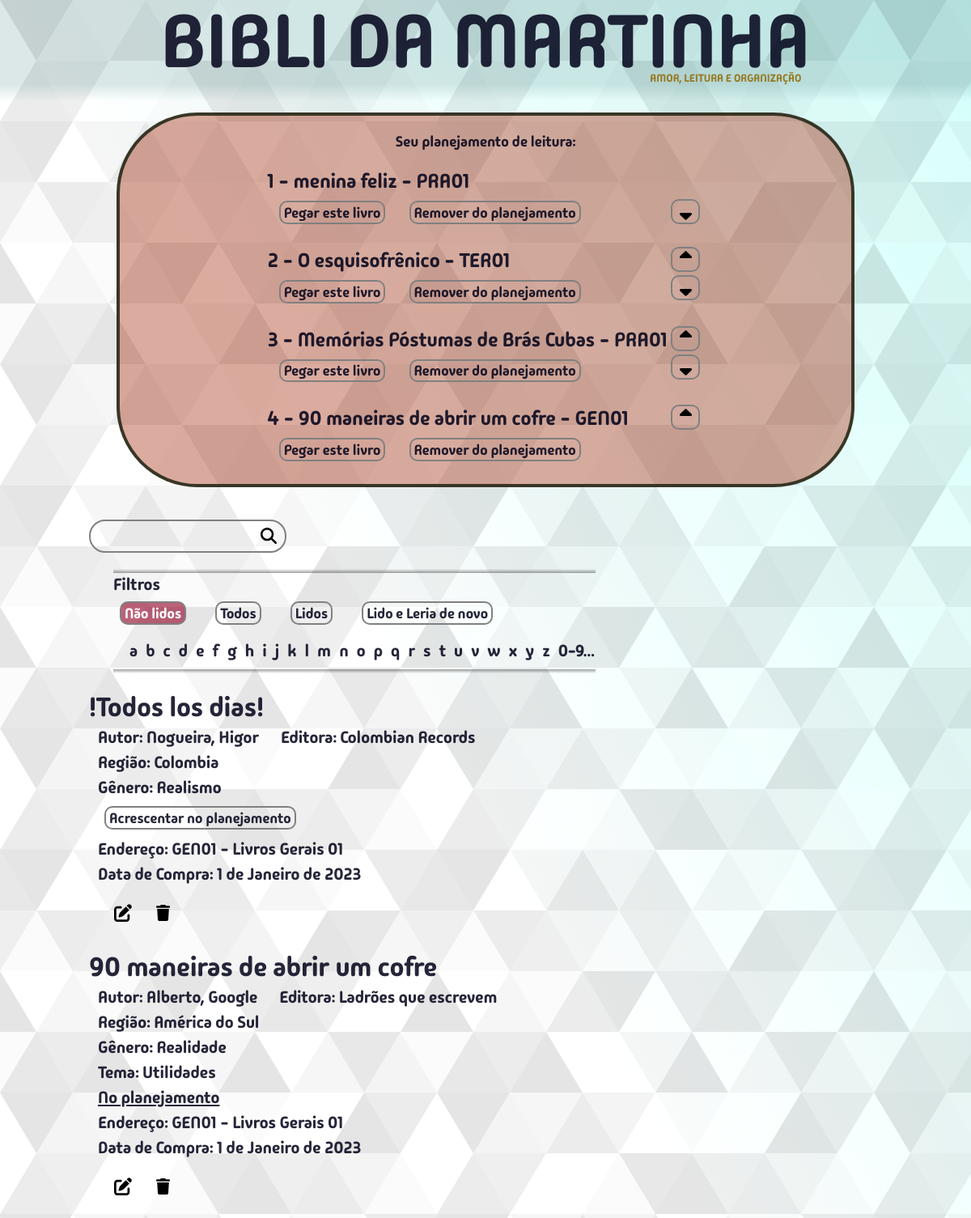
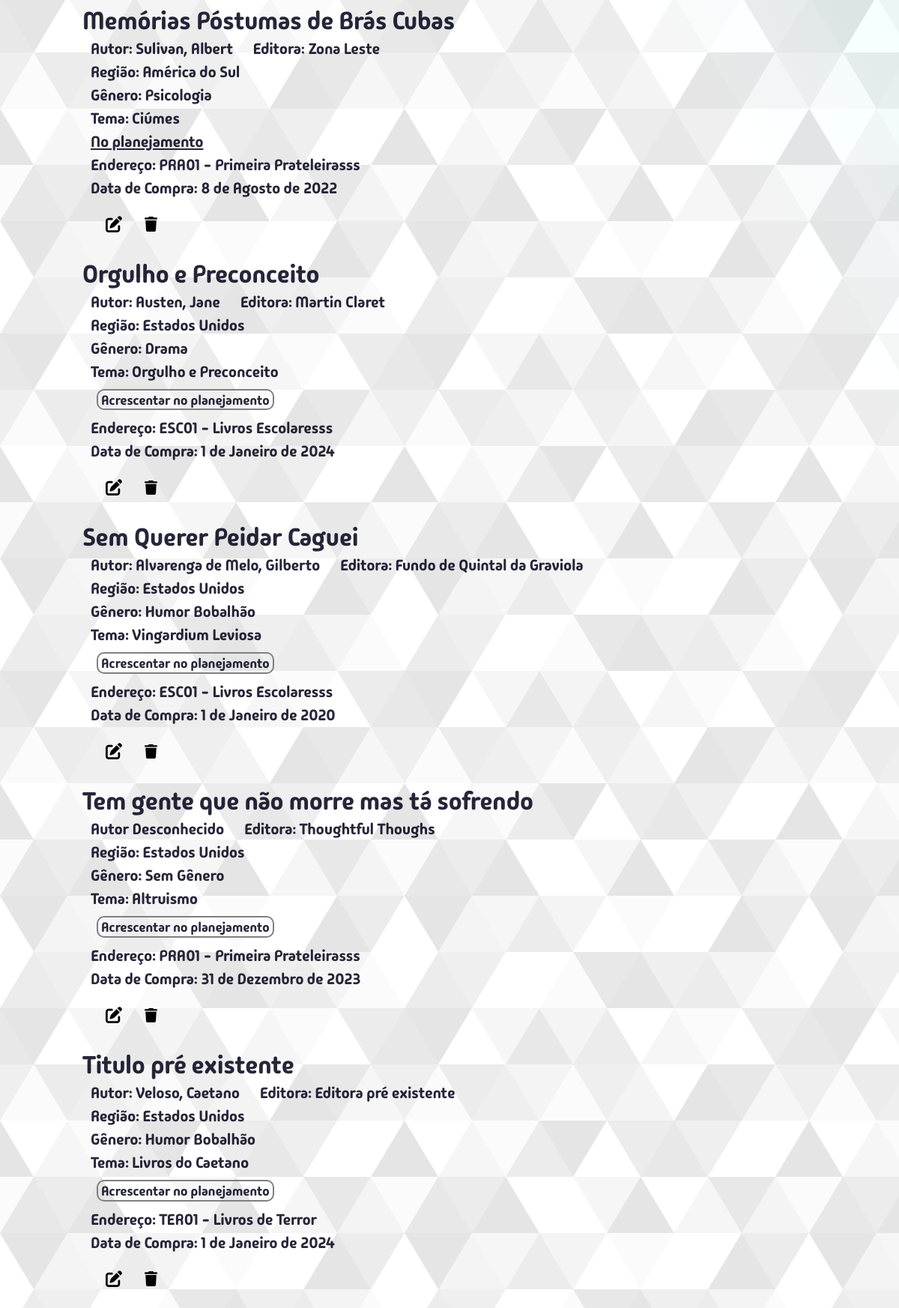
The page /editarplanejamento/naolidos/ (upper part) on the database its author committed (2 pictures, top to bottom).
### bibm/models.py (models this page shows, shortened)
class Livro(models.Model):
    titulo = models.CharField(max_length=300, unique=True)
    editora = models.CharField(max_length=300, blank=True, null=True)
    autor = models.ForeignKey(Autor, on_delete=models.SET_DEFAULT, default=1)
    genero = models.ForeignKey(Genero, on_delete=models.SET_DEFAULT, default=1)
    tema = models.CharField(max_length=600, blank=True, null=True)
    lendo = models.BooleanField(default=False)
    lido = models.BooleanField(default=False)
    data_leitura = models.DateField(blank=True, null=True)
    leria_de_novo = models.BooleanField(default=False)
    notas = [(1,"1"),(2,"2"),(3,"3"),(4,"4"),(5,"5"),(6,"6"),(7,"7"),(8,"8"),(9,"9"),(10,"10")]
    classificacao = models.IntegerField(choices=notas, blank=True, null=True)
    endereco = models.ForeignKey(Endereco, on_delete=models.SET_NULL, blank=True, null=True)
    data_compra = models.DateField(null=True)
    regiao = models.ForeignKey(Regiao, on_delete=models.SET_DEFAULT, default=2)
    comentario = models.TextField(blank=True, null=True)
    planejamento = models.PositiveIntegerField(unique=True, blank=True, null=True)

class Endereco(models.Model):
    codigo = models.CharField(max_length=5, validators=[validacao_endereco])
    descricao = models.CharField(max_length=300, blank=True, null=True)
    comentario = models.TextField(blank=True, null=True)
    class Meta:
        verbose_name = "Endereço"
    def __str__(self):
        if self.descricao is not None:
            return str(self.codigo) + " - " + str(self.descricao)
        else:
            return str(self.codigo)

class Autor(models.Model):
    prim_nome = models.CharField(max_length=65)
    ult_nome = models.CharField(max_length=65)
    nacionalidade = models.CharField(max_length=65, blank=True, null=True, default="")
    regiao = models.ForeignKey(Regiao, on_delete=models.SET_DEFAULT, default=2)
    comentario = models.TextField(blank=True, null=True)
    class Meta:
        verbose_name_plural = "autores"
        constraints = [
            models.UniqueConstraint(
                fields=["prim_nome","ult_nome"],
                name="autor_unique"
            )
        ]

class Regiao(models.Model):
    regiao = models.CharField(max_length=65, unique=True, verbose_name="região")
    comentario = models.TextField(blank=True, null=True)
    class Meta:
        verbose_name_plural = "regiões"
    def __str__(self):
        return str(self.regiao)

class Genero(models.Model):
    genero = models.CharField(max_length=65, unique=True)
    comentario = models.TextField(blank=True, null=True)
    class Meta:
        verbose_name = "gênero"

### bibm/views/views_all.py (the view, shortened to what this page needs)
# urls.py: path("editarplanejamento/<filtro>/", views.editar_planejamento, name="editar_planejamento"),
def editar_planejamento(request, filtro):
    termo_busca = request.GET.get("q", "").strip()
    filtros = {
        "naolidos": "Não lidos",
        "todos": "Todos",
        "lidos": "Lidos",
        "lidoeleriadenovo": "Lido e Leria de novo"
    }
    ordem_alfabetica_lista = ["a","b","c","d","e","f","g","h","i","j","k","l","m","n","o","p",
                              "q","r","s","t","u","v","w","x","y","z","0-9..."]
    classe_btn = "btn-vermelho"
    livros_plan = livros_planejamento()
    ultimo_plan = Livro.objects.aggregate(planejamento=Max("planejamento"))["planejamento"]
    if termo_busca == "":
        if filtro[:5] == "todos":
            meus_livros = Livro.objects.all().order_by("titulo")
            filtro_letra = filtro[5:]
            filtro = "todos"
        if filtro[:8] == "naolidos":
            meus_livros = Livro.objects.filter(lido=False).order_by("titulo")
            filtro_letra = filtro[8:]
            filtro = "naolidos"
        elif filtro[:5] == "lidos":
            meus_livros = Livro.objects.filter(lido=True).order_by("titulo")
            filtro_letra = filtro[5:]
            filtro = "lidos"
        elif filtro[:16] == "lidoeleriadenovo":
            meus_livros = Livro.objects.filter(lido=True, leria_de_novo=True).order_by("titulo")
            filtro_letra = filtro[16:]
            filtro = "lidoeleriadenovo"
    context = {
        "livros_plan": livros_plan,
        "ultimo_plan": ultimo_plan,
        "meus_livros": meus_livros,
        "termo_pesquisado": termo_busca,
        "filtro": filtro,
        "filtros": filtros,
        "caller":"editar_planejamento",
        "classe_btn": classe_btn,
        "ordem_alfabetica_lista": ordem_alfabetica_lista,
        "filtro_letra": filtro_letra,
    }
    return render(request, "bibm/pages/editarPlanejamento.html", context)

### bibm/views/views_all.py (called while the page is built, shortened)
def livros_planejamento():
    livros_plan = Livro.objects.exclude(planejamento=None).order_by("planejamento")
    ultimo_plan = len(livros_plan)
    ultimo_plan_agregate = Livro.objects.aggregate(planejamento=Max("planejamento"))["planejamento"]
    p = 1
    return livros_plan

### bibm/templates/bibm/pages/editarPlanejamento.html (shortened to what this page needs)
{% extends 'bibm/estru.html' %}
{% load static %}
{% block content %}
  <div class="livro-atual vermelho-lendo caixa-vermelha-planejamento">
    <div class="planejamento-box">
      <span class="titulo-livro-atual">Seu planejamento de leitura:</span>
      {% for livro in livros_plan %}
        {% include "bibm/partials/livroPlanejamento.html" %}
      {% endfor %}
    </div>
  </div>
  <div class="meus-livros-box">
    <div class="container-search-box">
      <form action="{% url 'bibm:editar_planejamento' 'todos' %}" class="search-form caixa-de-pesquisa">
        <input type="search" class="search-input" name="q" value="{{ search_term }}" />
        <button type="submit" class="search-button lupa"><img src="{% static 'bibm/img/magnifying-glass-solid.svg' %}" alt="Lupa" /></button>
      </form>
    </div>
    {% include "bibm/partials/botoesFiltro.html" %}
    {% for livro in meus_livros %}
      {% include "bibm/partials/livroDetalheForm.html" %}
    {% empty %}
      Você não possui nenhum livro não lido.
    {% endfor %}
  </div>
{% endblock %}

### bibm/templates/bibm/partials/livroPlanejamento.html (shortened to what this page needs)
{% load static %}
<div class="plan-box">
	<div class="plan-box-esquerda">
	  <span class="livro-lendo-plan">
		{{ livro.planejamento }} - {{ livro.titulo }}
		{% if livro.endereco.codigo %}
		- {{ livro.endereco.codigo }}
		{% endif %}
	  </span>
	  <div class="opcoes-planejamento">
			<div class="opc-plan-box">
				<form method="post" action="{% url 'bibm:pegar_este_livro'%}">
					<button type="submit" class="btn-medio btn-vermelho">Pegar este livro</button>
				</form>
			</div>
			<div class="opc-plan-box">
				<form method="post" action="{% url 'bibm:remover_do_planejamento'%}">
					<button type="submit" class="btn-medio btn-vermelho">Remover do planejamento</button>
				</form>
			</div>
	  </div>
	</div>
	<div class="setas-plan-box">
	  {% if livro.planejamento != 1 %}
		<div class="opc-plan-subir-descer">
			<form method="post" action="{% url 'bibm:subir_plan' %}">
				<button type="submit" class="btn-nulo btn-subir">
					<img src="{% static 'bibm/img/sort-up-solid.svg' %}" alt="Seta para cima" />
				</button>
			</form>
		</div>
	  {% else %}
		<div class="opc-plan-subir-vazia"></div>
	  {% endif %}
	  {% if livro.planejamento != ultimo_plan %}
		<span class="opc-plan-subir-descer">
			<form method="post" action="{% url 'bibm:descer_plan' %}">
				<button type="submit" class="btn-nulo btn-descer">
					<img src="{% static 'bibm/img/sort-down-solid.svg' %}" alt="Seta para baixo" />
				</button>
			</form>
		</span>
	  {% endif %}
	</div>
</div>

### bibm/templates/bibm/partials/livroDetalheForm.html (shortened to what this page needs)
{% load static %}
<div class="livro-box">
  <span class="meus-livros-titulo">{{ livro.titulo }}</span>
  <div class="meus-livros-abaixo-titulo-box">
    <div class="autor-editora linha-livro-info">
      {% if livro.autor.prim_nome == 'Autor Desconhecido' %}
        <span class="meus-livros-autor">Autor Desconhecido</span>
      {% else %}
        <span class="meus-livros-autor">Autor: {{ livro.autor.ult_nome }}, {{ livro.autor.prim_nome }}</span>
      {% endif %}
      <span class="meus-livros-editora">Editora: {{ livro.editora }}</span>
    </div>
    <span class="linha-livro-info">Região: {{livro.regiao}}</span>
    <span class="meus-livros-genero linha-livro-info">Gênero: {{ livro.genero.genero }}</span>
    {% if livro.tema %}
      <span class="meus-livros-tema linha-livro-info">Tema: {{ livro.tema }}</span>
    {% endif %}
    {% if livro.planejamento is None and not livro.lendo %}
    <div>
      {% if caller == "meus_livros" %}
        <form action="{% url 'bibm:acrescentar_no_planejamento_meus_livros' %}" method="post">
      {% else %}
        <form action="{% url 'bibm:acrescentar_no_planejamento'%}" method="post">
      {% endif %}
        <button type="submit" class="btn-medio {{classe_btn}}">Acrescentar no planejamento</button>
      </form>
    </div>
    {% elif livro.planejamento is not None and not livro.lendo %}
    <span class="ja-no-planejamento linha-livro-info">
      <u>No planejamento</u>
    </span>
    {% else %}
    <span class="ja-no-planejamento linha-livro-info">
      --- Lendo ---
    </span>
    {% endif %}
    {% if livro.endereco %}
      <span class="linha-livro-info">Endereço: {{livro.endereco}}</span>
    {% endif %}
    <span  class="linha-livro-info">Data de Compra: {{livro.data_compra}}</span>
    <div class="flex-flow-row espaco-top-2rem">
      <form method="GET" action="{% url 'bibm:editar_um_livro' livro.id %}">
        <button type="submit">
          <img
            src="{% static 'bibm/img/pen-to-square-solid.svg' %}"
            alt="Editar este livro"
            title="Editar este livro"
            class="btn-editar"
          >
        </button>
      </form>
      <form method="POST" action="{% url 'bibm:deletar_um_livro' %}"
        onclick="return confirm('Você confirma a exclusão deste livro?')">
        <button type="submit">
          <img
          src="{% static 'bibm/img/trash-solid.svg' %}"
          alt="Deletar este livro"
          title="Deletar este livro"
          class="btn-excluir"
          >
        </button>
      </form>
    </div>
  </div>
</div>

### bibm/static/bibm/css/estilos.css (style rules this page uses)
:root { --vermelho: 21; --verde: 95; --azul: 95; --cor-do-titulo: rgba(var(--vermelho), var(--verde), var(--azul), 0.15); --cod-do-titulo-bottom: rgba(var(--vermelho), var(--verde), var(--azul), 0); --azul-livro-atual: #4a9e9771; --verde-livro-atual: #07691c71; --vermelho-livro-atual: #b1432771; --cor-da-borda: gray; --recuo-padrao: calc(80vw + 2rem); --color-primary: #269fe6; --color-white: #fff; --color-escrita-padrao: rgba(0, 0, 24, 0.85); }
* { margin: 0; padding: 0; }
html { font-size: 62.5%; }
body { font-size: calc(1.2rem + 0.7vw); overflow: hidden auto; }
button { position: inherit; border: none; font-family: inherit; background: none; color: inherit; }
.livro-atual { padding: 1rem 0; position: relative; margin: 0 7vw; border: solid 4px rgba(38, 42, 25, 0.9); border-radius: 10rem; font-size: calc(1.2rem + 0.5vw); }
.vermelho-lendo { background: var(--vermelho-livro-atual); }
.titulo-livro-atual { display: flex; flex-flow: row wrap; place-content: center; padding: 1rem 0; }
.btn-editar { position: relative; margin-left: 2rem; width: 2.2rem; top: .2rem; cursor: pointer; }
.btn-excluir { position: relative; width: 1.7rem; margin-left: 2rem; top: .2rem; cursor: pointer; }
.meus-livros-box { width: var(--recuo-padrao); margin: 0 auto; position: relative; display: flex; flex-flow: column; }
.meus-livros-abaixo-titulo-box { margin-left: calc(.5rem + .5vw); display: flex; flex-direction: column; }
.livro-lendo-plan { display: flex; width: fit-content; justify-content: left; font-size: calc(1rem + 1.2vw); text-align: left; }
.planejamento-box { display: flex; flex-flow: column; width: fit-content; max-width: 95%; margin: 0 auto; justify-content: left; }
.plan-box { position: relative; margin: 0 auto; width: 100%; display: flex; flex-flow: row; justify-content: space-between; padding: 1rem 0; }
.plan-box-esquerda { display: flex; flex-flow: column; width: fit-content; justify-content: left; align-content: left; }
.opcoes-planejamento { display: flex; flex-flow: wrap; justify-content: left; }
.opc-plan-box { position: relative; display: flex; flex-flow: column nowrap; place-items: center; margin: 0 calc(.3rem + .3vw); }
.opc-plan-subir-vazia { width: 100%; height: 2.5rem; transition: all 300ms ease-in-out; padding: 0 .5rem; padding-bottom: .8rem; margin: .1rem .1rem; }
.caixa-vermelha-planejamento { margin-bottom: 4rem; }

### bibm/static/bibm/css/searchBox.css (style rules this page uses)
.container-search-box { margin: 0 auto; margin-bottom: 2rem; width: var(--recuo-padrao); }
.search-form { border: 2px solid var(--cor-da-borda); min-width: 19.5rem; width: 20vw; border-radius: 20px; position: relative; transition: all 300ms ease-in-out; }
.search-input, .search-button { border: none; background: none; outline: none; padding: 1rem; transition: all 300ms ease-in-out; font-family: inherit; }
.search-button img { width: 2rem; }
.search-button { position: absolute; top: -.2rem; right: 0; }
.search-input { width: 100%; padding-right: 3rem; }

### bibm/static/bibm/css/livroDetalheForm.css (style rules this page uses)
.livro-box { position: relative; display: flex; flex-direction: column; margin-bottom: 3rem; }
.meus-livros-titulo { font-size: calc(1.5rem + 1.5vw); }
.meus-livros-abaixo-titulo-box { margin-left: calc(.5rem + .5vw); display: flex; flex-direction: column; }
.autor-editora { display: inline-flex; }
.linha-livro-info { padding: 0.2rem 0; }
.meus-livros-autor { margin-right: calc(1.5rem + 1vw); }

### bibm/static/bibm/css/botoes.css (style rules this page uses)
.btn-medio { position: relative; place-self: center; border: .2rem solid var(--cor-da-borda); width: fit-content; height: fit-content; border-radius: 1rem; font-family: inherit; font-size: calc(.8rem + .8vw); transition: all 300ms ease-in-out; padding: .09rem .4rem; margin: 0.8rem; }
.setas-plan-box { position: relative; display: flex; flex-flow: column nowrap; place-items: center; margin: 0 calc(.3rem + .3vw); gap: .4rem; height: fit-content; width: calc(2rem + 1vw); }
.opc-plan-subir-descer { position: relative; display: flex; border: .2rem solid var(--cor-da-borda); border-radius: 1rem; transition: all 300ms ease-in-out; height: 2.7rem; width: 100%; justify-content: center; }
.btn-nulo { position: relative; display: flex; width: calc(1rem + .8vw); height: 100%; justify-content: center; padding: 0 .5rem; }
.btn-subir img { position: absolute; display: flex; width: calc(75%); height: inherit; }
.btn-descer img { position: absolute; display: flex; width: calc(75%); height: inherit; }

### bibm/static/bibm/css/genericos.css (style rules this page uses)
.espaco-top-2rem { margin-top: 2rem; }
.flex-flow-row { display: flex; flex-flow: row; gap: 1rem; }

### rows shown on the page
Livro: planejamento "1", titulo "menina feliz", endereco.codigo "PRA01"
Livro: planejamento "2", titulo "O esquisofrênico", endereco.codigo "TER01"
Livro: planejamento "3", titulo "Memórias Póstumas de Brás Cubas", endereco.codigo "PRA01", autor.ult_nome "Sulivan", autor.prim_nome "Albert", editora "Zona Leste", regiao "América do Sul", genero.genero "Psicologia", tema "Ciúmes", lendo "No planejamento", endereco "PRA01 - Primeira Prateleirasss", data_compra "8 de Agosto de 2022"
Livro: planejamento "4", titulo "90 maneiras de abrir um cofre", endereco.codigo "GEN01", autor.ult_nome "Alberto", autor.prim_nome "Google", editora "Ladrões que escrevem", regiao "América do Sul", genero.genero "Realidade", tema "Utilidades", lendo "No planejamento", endereco "GEN01 - Livros Gerais 01", data_compra "1 de Janeiro de 2023"
Livro: titulo "!Todos los dias!", autor.ult_nome "Nogueira", autor.prim_nome "Higor", editora "Colombian Records", regiao "Colombia", genero.genero "Realismo", endereco "GEN01 - Livros Gerais 01", data_compra "1 de Janeiro de 2023"
Livro: titulo "Orgulho e Preconceito", autor.ult_nome "Austen", autor.prim_nome "Jane", editora "Martin Claret", regiao "Estados Unidos", genero.genero "Drama", tema "Orgulho e Preconceito", endereco "ESC01 - Livros Escolaresss", data_compra "1 de Janeiro de 2024"
Livro: titulo "Sem Querer Peidar Caguei", autor.ult_nome "Alvarenga de Melo", autor.prim_nome "Gilberto", editora "Fundo de Quintal da Graviola", regiao "Estados Unidos", genero.genero "Humor Bobalhão", tema "Vingardium Leviosa", endereco "ESC01 - Livros Escolaresss", data_compra "1 de Janeiro de 2020"
Livro: titulo "Tem gente que não morre mas tá sofrendo", shows "Autor Desconhecido", editora "Thoughtful Thoughs", regiao "Estados Unidos", genero.genero "Sem Gênero", tema "Altruismo", endereco "PRA01 - Primeira Prateleirasss", data_compra "31 de Dezembro de 2023"
Livro: titulo "Titulo pré existente", autor.ult_nome "Veloso", autor.prim_nome "Caetano", editora "Editora pré existente", regiao "Estados Unidos", genero.genero "Humor Bobalhão", tema "Livros do Caetano", endereco "TER01 - Livros de Terror", data_compra "1 de Janeiro de 2024"

### other values the page prints
{{ fil_valor }} "Não lidos"
{{ fil_valor }} "Todos" "Lidos" "Lido e Leria de novo"
{{ letra }} "a" "b" "c" "d" "e" "f" "g" "h" "i" "j" "k" "l" "m" "n" "o" "p" "q" "r" "s" "t" "u" "v" "w" "x" "y" "z" "0-9..."
